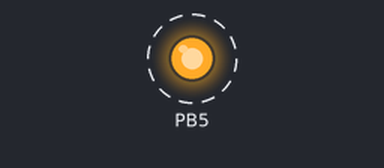
Bench run of a program on a simulated ATmega328P, built with avr-gcc and emulated at 16 MHz. On the bench: output pins drawn as LEDs (lit = HIGH). Dashed ring = blinking.

Above: at 0.5 s.
Timing chart, 0 to 4.6 s (numbered marks = the images above):
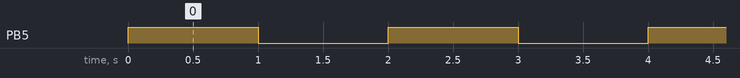

Measured:
- by itself, PB5: alternates HIGH for 1.0 s and LOW for 1.0 s

The program:

main.c
```c
#define F_CPU 16000000UL  // Definimos la velocidad del reloj: 16 MHz (Arduino Uno)
#include <avr/io.h>       // Biblioteca estándar para manejo de Entradas/Salidas
#include <util/delay.h>   // Biblioteca para usar funciones de retardo (_delay_ms)

int main(void) {
    // 1. Configurar el Pin 5 del Puerto B como Salida
    // En Arduino, el pin 13 físico corresponde al bit PB5 del ATmega328P
    DDRB |= (1 << PB5);    // Equivale a: pinMode(13, OUTPUT)

    while (1) {           // Bucle infinito, equivale al void loop() de Arduino
        // 2. Encender el LED
        PORTB |= (1 << PB5);   // Pone en ALTO el pin PB5: digitalWrite(13, HIGH)
        _delay_ms(1000);       // Espera 1000 milisegundos

        // 3. Apagar el LED
        PORTB &= ~(1 << PB5);  // Pone en BAJO el pin PB5: digitalWrite(13, LOW)
        _delay_ms(1000);       // Espera 1000 milisegundos
    }

    return 0; // Nunca se alcanza por el bucle while(1)
}
```
